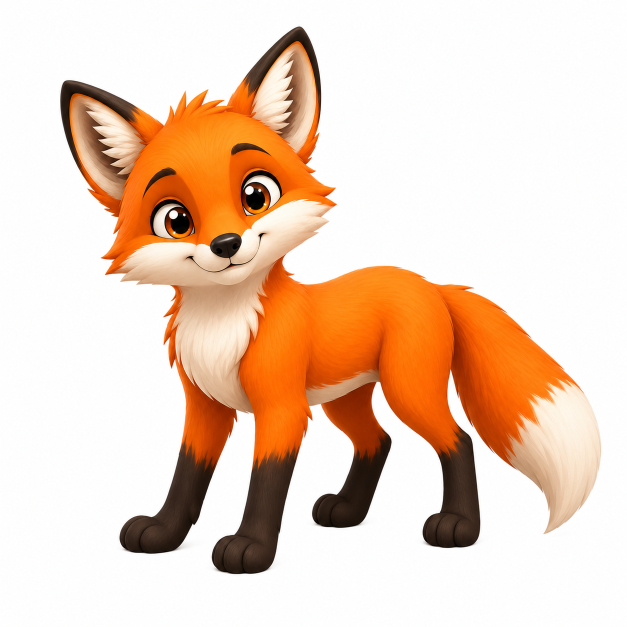
#> input picture Fox/ChatGPT Image Jul 18, 2026, 04_19_43 PM.png, 1254 x 1254 px (shown at 1/2 size)
$ python coarse_native_pixel_relief.py '../../../../../Fox/ChatGPT Image Jul 18, 2026, 04_19_43 PM.png' out.png
#> lines starting #> are read from the running program, lines starting #| are printed output that depends on the picture
#!/usr/bin/env python3
"""Coarse CadQuery-native pixel relief for logos and deliberately low-resolution art.

This is not appropriate for photographic or texture-height maps: each active
cell becomes a B-rep feature. Use the mesh-patch workflow for dense images.
"""
from __future__ import annotations
import argparse
from pathlib import Path
import numpy as np
from PIL import Image
import cadquery as cq

def main()->int:
    p=argparse.ArgumentParser()
    p.add_argument("image",type=Path)
    p.add_argument("output",type=Path)
    p.add_argument("--width-mm",type=float,default=60)
    p.add_argument("--height-mm",type=float,default=30)
    p.add_argument("--base-mm",type=float,default=3)
    p.add_argument("--depth-mm",type=float,default=0.6)
    p.add_argument("--threshold",type=float,default=0.5)
    p.add_argument("--cells-x",type=int,default=48)
    p.add_argument("--mode",choices=("emboss","engrave"),default="engrave")
    args=p.parse_args()
    im=Image.open(args.image).convert("L").resize((args.cells_x,max(2,round(args.cells_x*args.height_mm/args.width_mm))))
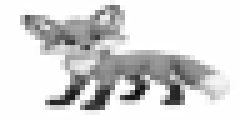
#> im: PIL image 48x24 L (shown 5 times larger); min 10, max 255, mean 214.9
    h=np.asarray(im,dtype=np.float32)/255.0
    ny,nx=h.shape; dx=args.width_mm/nx; dy=args.height_mm/ny
#> after `ny, nx = h.shape`: ny = 24; nx = 48
#> after `dx = args.width_mm / nx`: dx = 1.25
#> after `dy = args.height_mm / ny`: dy = 1.25
#> (the run stopped early here; a loop or call above may not have finished)
